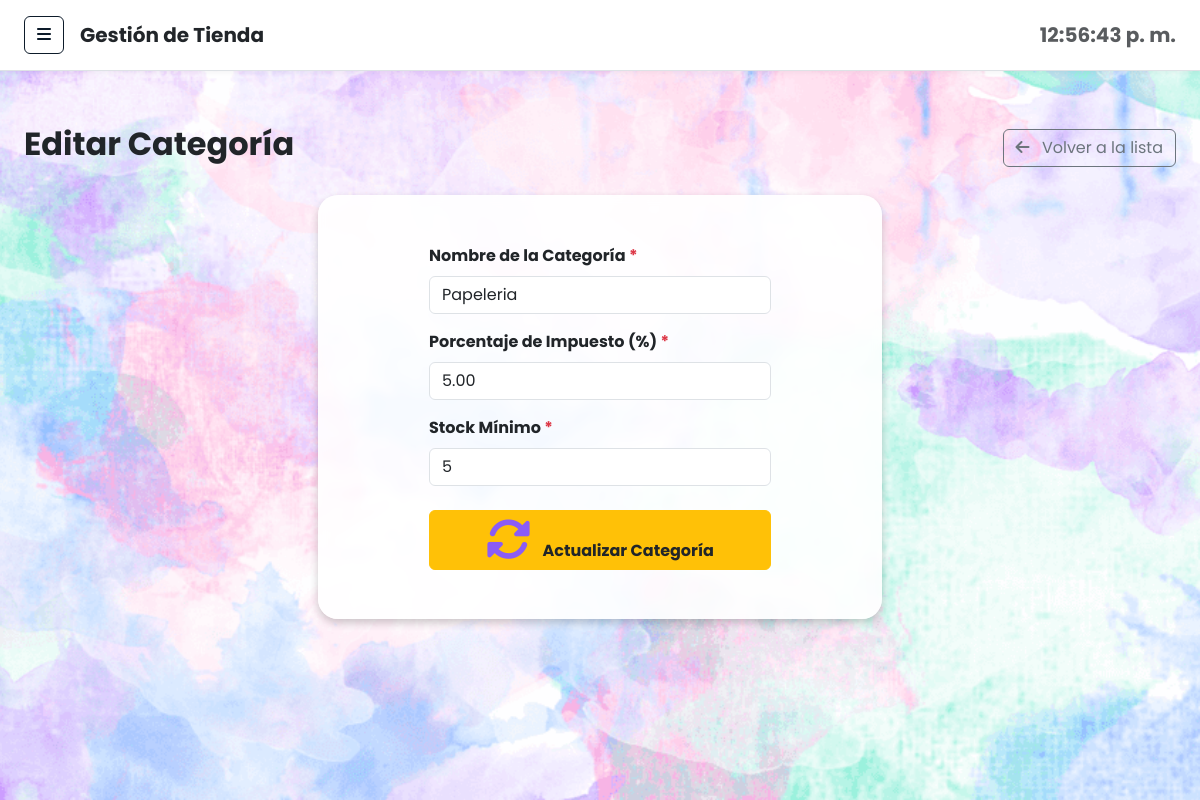
The page /categoria/editar.php?id=1 on the database its author committed.
### tables this page shows
CREATE TABLE `categoria` (
  `id_categoria` int NOT NULL,
  `nombre` varchar(50) NOT NULL,
  `porcentaje_impuesto` decimal(5,2) NOT NULL,
  `stock_minimo` int NOT NULL DEFAULT '5'
);

### categoria/editar.php (the view, shortened to what this page needs)
<?php
require_once '../config/conexion.php';
if (isset($_GET['id'])) {
    $id_get = $conexion->real_escape_string($_GET['id']);
    $query_select = "SELECT * FROM Categoria WHERE id_categoria = '$id_get'";
    $resultado = $conexion->query($query_select);
    if ($resultado->num_rows > 0) {
        $categoria = $resultado->fetch_assoc();
    } else {
        header("Location: selecionar.php");
        exit();
    }
} elseif ($_SERVER['REQUEST_METHOD'] != 'POST') {
    header("Location: selecionar.php");
    exit();
}
include '../includes/header.php';
include '../includes/sidebar.php';
?>
<div class="d-flex justify-content-between align-items-center mb-4">
    <h2 class="text-dark fw-bold">Editar Categoría</h2>
    <a href="selecionar.php" class="btn btn-outline-secondary">
        <i class="fas fa-arrow-left me-2"></i> Volver a la lista
    </a>
</div>
<div class="row justify-content-center">
    <div class="col-md-8 col-lg-6">
        <div class="card shadow-sm border-0">
            <div class="card-body p-4">
                <form action="editar.php" method="POST">
                    <div class="mb-3">
                        <label for="nombre" class="form-label fw-bold">Nombre de la Categoría <span class="text-danger">*</span></label>
                        <input type="text" class="form-control" id="nombre" name="nombre" value="<?= $categoria['nombre'] ?>" required>
                    </div>
                    <div class="mb-3">
                        <label for="porcentaje_impuesto" class="form-label fw-bold">Porcentaje de Impuesto (%) <span class="text-danger">*</span></label>
                        <input type="number" step="0.01" min="0" class="form-control" id="porcentaje_impuesto" name="porcentaje_impuesto" value="<?= $categoria['porcentaje_impuesto'] ?>" required>
                    </div>
                    <div class="mb-4">
                        <label for="stock_minimo" class="form-label fw-bold">Stock Mínimo <span class="text-danger">*</span></label>
                        <input type="number" min="1" class="form-control" id="stock_minimo" name="stock_minimo" value="<?= $categoria['stock_minimo'] ?>" required>
                    </div>
                    <div class="d-grid gap-2">
                        <button type="submit" class="btn btn-warning text-dark fw-bold">
                            <i class="fas fa-sync-alt me-2"></i> Actualizar Categoría
                        </button>
                    </div>
                </form>
            </div>
        </div>
    </div>
</div>
<?php
include '../includes/footer.php';
?>

### css/estilos.css (style rules this page uses)
* { margin: 0; padding: 0; box-sizing: border-box; font-family: 'Poppins', sans-serif; }
body { display: flex; background: #f4f7fe; }
.card { background: white; padding: 25px; border-radius: 20px; display: flex; justify-content: space-between; align-items: center; box-shadow: 0 4px 20px rgba(0,0,0,0.05); transition: 0.3s; }
.card i { font-size: 45px; color: #3b82f6; }
.card i { color: #8b5cf6; }
body { background-color: #f4f6f9; overflow-x: hidden; margin: 0; }

### includes/header.php (style rules this page uses)
body, #page-content-wrapper { background-image: url('/Proyecto/img/fondo.png') !important; background-size: cover !important; background-position: center !important; background-repeat: no-repeat !important; background-attachment: fixed !important; }
.card { background-color: rgba(255, 255, 255, 0.90) !important; box-shadow: 0 4px 8px rgba(0, 0, 0, 0.2) !important; backdrop-filter: blur(4px); }

### rows shown on the page
categoria: nombre "Papeleria", porcentaje_impuesto "5.00", stock_minimo "5"
